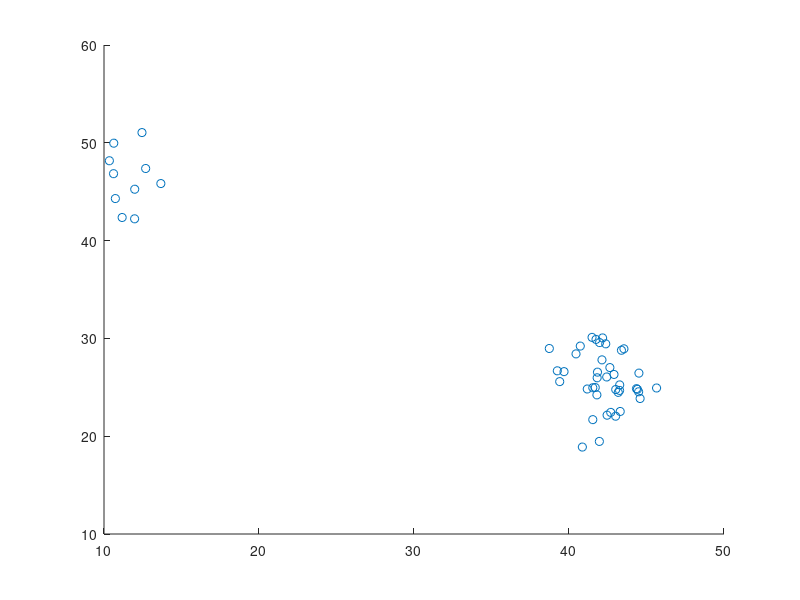

This figure's MATLAB source:
close all;

K = 2;
N = 50;
w = zeros(1, K);
mu = zeros(2, K);
Sigma = zeros(2, 2 * K);
for i = 1:K
    w(1, i) = rand;
    mu(:, i) = unidrnd(50, [1,2]);
    Sigma(:, (2*i-1):2*i) = diag(unidrnd(10, [2,1]));
end
w = w / sum(w);

X = [];
L = [];
hold on;
for i = 1:N
    tmp = rand;
    for k = 1:K
        tmp = tmp - w(1, k);
        if tmp <= 0
            X = [X mvnrnd(mu(:, k), Sigma(:, (2*k-1):2*k))'];
            L = [L k];
            break;
        end
    end
end

scatter(X(1,:), X(2,:));
D = size(X, 1);
Y = randi([1, K], 1, N);
    
